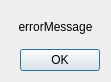
<?xml version="1.0" encoding="UTF-8"?>
<ui version="4.0">
 <class>ErrorDialog</class>
 <widget class="QDialog" name="ErrorDialog">
  <property name="windowModality">
   <enum>Qt::ApplicationModal</enum>
  </property>
  <property name="geometry">
   <rect>
    <x>0</x>
    <y>0</y>
    <width>111</width>
    <height>82</height>
   </rect>
  </property>
  <property name="windowTitle">
   <string>Error</string>
  </property>
  <layout class="QVBoxLayout" name="verticalLayout">
   <item>
    <spacer name="verticalSpacer_top">
     <property name="orientation">
      <enum>Qt::Vertical</enum>
     </property>
     <property name="sizeHint" stdset="0">
      <size>
       <width>20</width>
       <height>40</height>
      </size>
     </property>
    </spacer>
   </item>
   <item>
    <widget class="QLabel" name="label">
     <property name="text">
      <string>errorMessage</string>
     </property>
     <property name="alignment">
      <set>Qt::AlignCenter</set>
     </property>
    </widget>
   </item>
   <item>
    <spacer name="verticalSpacer_bottom">
     <property name="orientation">
      <enum>Qt::Vertical</enum>
     </property>
     <property name="sizeHint" stdset="0">
      <size>
       <width>20</width>
       <height>40</height>
      </size>
     </property>
    </spacer>
   </item>
   <item>
    <widget class="QDialogButtonBox" name="buttonBox">
     <property name="orientation">
      <enum>Qt::Horizontal</enum>
     </property>
     <property name="standardButtons">
      <set>QDialogButtonBox::Ok</set>
     </property>
     <property name="centerButtons">
      <bool>false</bool>
     </property>
    </widget>
   </item>
  </layout>
 </widget>
 <resources/>
 <connections>
  <connection>
   <sender>buttonBox</sender>
   <signal>accepted()</signal>
   <receiver>ErrorDialog</receiver>
   <slot>accept()</slot>
   <hints>
    <hint type="sourcelabel">
     <x>248</x>
     <y>254</y>
    </hint>
    <hint type="destinationlabel">
     <x>157</x>
     <y>274</y>
    </hint>
   </hints>
  </connection>
  <connection>
   <sender>buttonBox</sender>
   <signal>rejected()</signal>
   <receiver>ErrorDialog</receiver>
   <slot>reject()</slot>
   <hints>
    <hint type="sourcelabel">
     <x>316</x>
     <y>260</y>
    </hint>
    <hint type="destinationlabel">
     <x>286</x>
     <y>274</y>
    </hint>
   </hints>
  </connection>
 </connections>
</ui>
